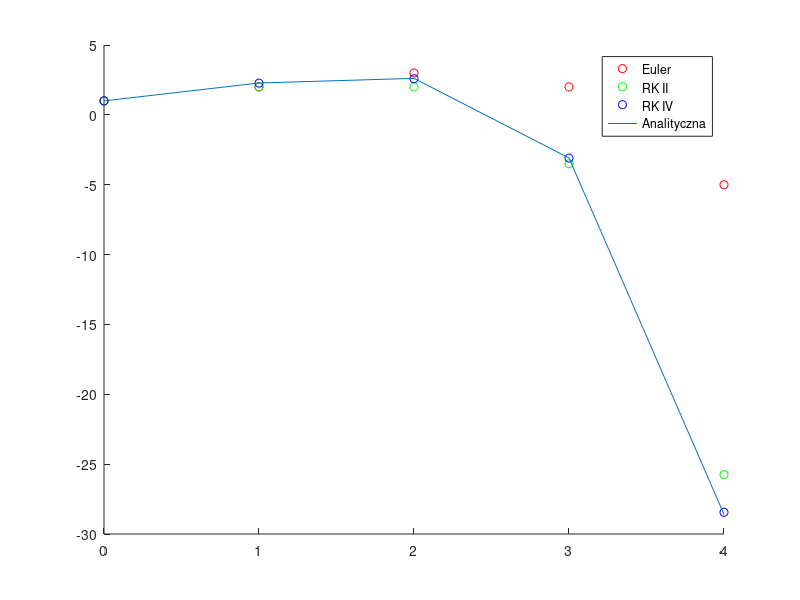

This figure's MATLAB source:
clear all;
function f = F_xy(y, x)
  f = y - x*x;
end

function k = k1(y, x, step)
  k = (y + step*F_xy(y,x)) - (x + step)*(x + step);
end

function k = k2(y, x, h)
  k = (y + 1/2*h*F_xy(y,x)) - (x + 1/2*h)*(x + 1/2*h);
end

function k = k3(y, x, step)
  k = (y + 1/2*step*k2(y,x,step)) - (x + 1/2*step)*(x + 1/2*step);
end

function k = k4(y, x, step)
  k = (y + step*k3(y,x,step)) - (x + step)*(x + step);
end

function y = Kutty2(step)
  j = 1;
  y(j) = 1;
  for i = 0:step:3
    y(j+1) = y(j) + 1/2*(F_xy(y(j), i) + k1(y(j), i, step))*step;
    j +=1;
  end
end

function y = Kutty4(step)
  j = 1;
  y(j) = 1;
  for i = 0:step:3
    y(j+1) = y(j) + 1/6*(F_xy(y(j), i) + 2*k2(y(j), i, step)+ 2*k3(y(j), i, step) + k4(y(j), i, step))*step;
    j +=1;
  end
end

function y = Euler(step)
  j = 1;
  y(j) = 1;
  for i = 0:step:3
    y(j+1) = y(j) + step * (y(j)-i*i);
    j +=1;
  end
end

step = 1;
x = 0:step:3+step;

hold on;
%Euler method
y1 = Euler(step);
scatter(x,y1, "r")

%Second order Kutty
y2 = Kutty2(step);
scatter(x,y2, "g")

%Forth order Kutty
y3 = Kutty4(step);
scatter(x,y3, "b")

%analytical solution
sol =@(x) 2 + 2*x + x.^2 - exp(x);
plot(x,sol(x))

legend("Euler", "RK II", "RK IV", "Analityczna")